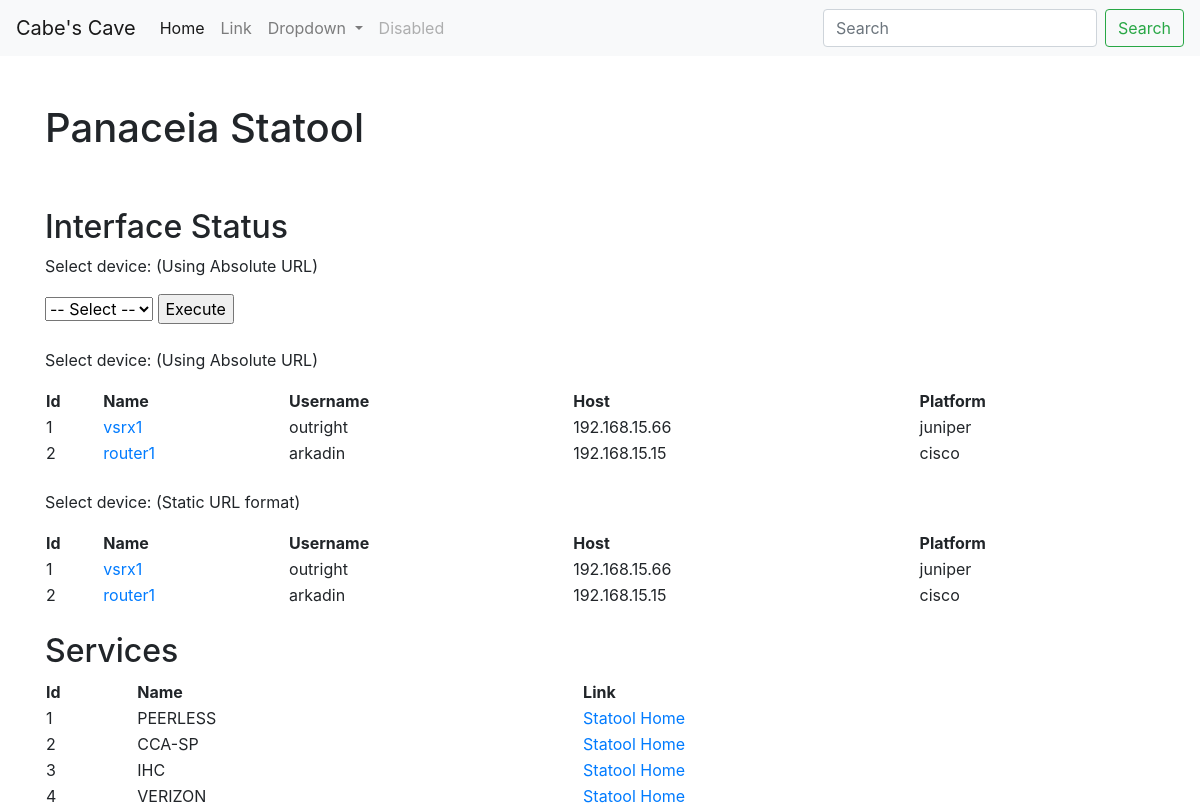
Screenshot of /statool/ with the database file from the repository.
### statool/models.py (models this page shows, shortened)
class Device(models.Model):
    name = models.CharField(max_length=100)
    host = models.CharField(max_length=70, default='000000')
    username = models.CharField(max_length=100)
    password = models.CharField(max_length=70)
    device_type = models.CharField(
        max_length=30, default='000000',
        choices=(('router', 'Router'), ('switch', 'Switch'), ('firewall', 'Firewall'))
    )
    platform = models.CharField(
        max_length=30, default='Firewall',
        choices=(('cisco', 'ios'), ('juniper', 'junos'))
    )
    def get_absolute_url(self):
        return f"devices/{self.id}"

class Service(models.Model):
    name = models.CharField(max_length=100)
    devices = models.ForeignKey(Device, null=True, blank=True, on_delete= models.SET_NULL)

### statool/views.py (the view)
# urls.py: path('', include('statool.urls')),
def statool(request: HttpRequest) -> HttpResponse:
    devices = Device.objects.all()
    services = Service.objects.all()
    context = {
        'title' : 'Panaceia Statool',
        'owner' : 'Cabe',
        'devices' : devices,    #This is directly used in base.html (in FOR loops) to call/print devices
        'services' : services
    }
    return render(request, 'base.html', context)

### statool/templates/base.html (shortened to what this page needs)
<!DOCTYPE html>
<html lang="en">
<head>
    <link rel="stylesheet" href="https://stackpath.bootstrapcdn.com/bootstrap/4.3.1/css/bootstrap.min.css"
>
</head>
<body>
    {% extends 'topbarmenu.html' %}
    {% block content %}
    <div class="container">
        <br>
        <br>
        <h1>{{ title }}</h1>
        <br>
        <br>
        <h2>Interface Status</h2>
        <p>Select device: (Using Absolute URL)</p>
        <form>
            <select name="device_id" id="device_id">
                <option disabled="true" selected>-- Select --</option>
            </select>
            <input type="button" value="Execute" onClick="window.open(device_id.value,'newtab'+device_id.value)">
        </form>
        <p>Select device: (Using Absolute URL)</p>
        <table style="width:100%">
            <tr>
                <th>Id</th>
                <th>Name</th>
                <th>Username</th>
                <th>Host</th>
                <th>Platform</th>
            </tr>
            {% for devi in devices %}
            <tr>
                <td>{{ devi.id }}</td>
                <td><a href="{{ devi.get_absolute_url }}">{{ devi.name }}</a></td>
                <td>{{ devi.username }}</td>
                <td>{{ devi.host }}</td>
                <td>{{ devi.platform  }}</td>
            </tr>
            {% endfor %}
        </table>
        <p>Select device: (Static URL format)</p>
        <table style="width:100%">
            <tr>
                <th>Id</th>
                <th>Name</th>
                <th>Username</th>
                <th>Host</th>
                <th>Platform</th>
            </tr>
            {% for device in devices %}
            <tr>
                <td>{{ device.id }}</td>
                <td><a href="{% url 'device' device.id %}">{{ device.name }}</a></td>
                <td>{{ device.username }}</td>
                <td>{{ device.host }}</td>
                <td>{{ device.platform  }}</td>
            </tr>
            {% endfor %}
        </table>
        <h2>Services</h2>
        <table style="width:100%">
            <tr>
                <th>Id</th>
                <th>Name</th>
                <th>Link</th>
            </tr>
            {% for service in services %}
            <tr>
                <td>{{ service.id }}</td>
                <td><a href="{% url 'service' service.id %}"></a>{{ service.name }}</a></td>
                <td><a href="{% url 'statool-home' %}">Statool Home</a></td>
            </tr>
            {% endfor %}
        </table>
    </div>
    {% endblock %}

### rows the page displays
Device: id "1", name "vsrx1", username "outright", host "192.168.15.66", platform "juniper"
Device: id "2", name "router1", username "arkadin", host "192.168.15.15", platform "cisco"
Service: id "1", name "PEERLESS"
Service: id "2", name "CCA-SP"
Service: id "3", name "IHC"
Service: id "4", name "VERIZON"

### other values shown
{{ title }} "Panaceia Statool"
